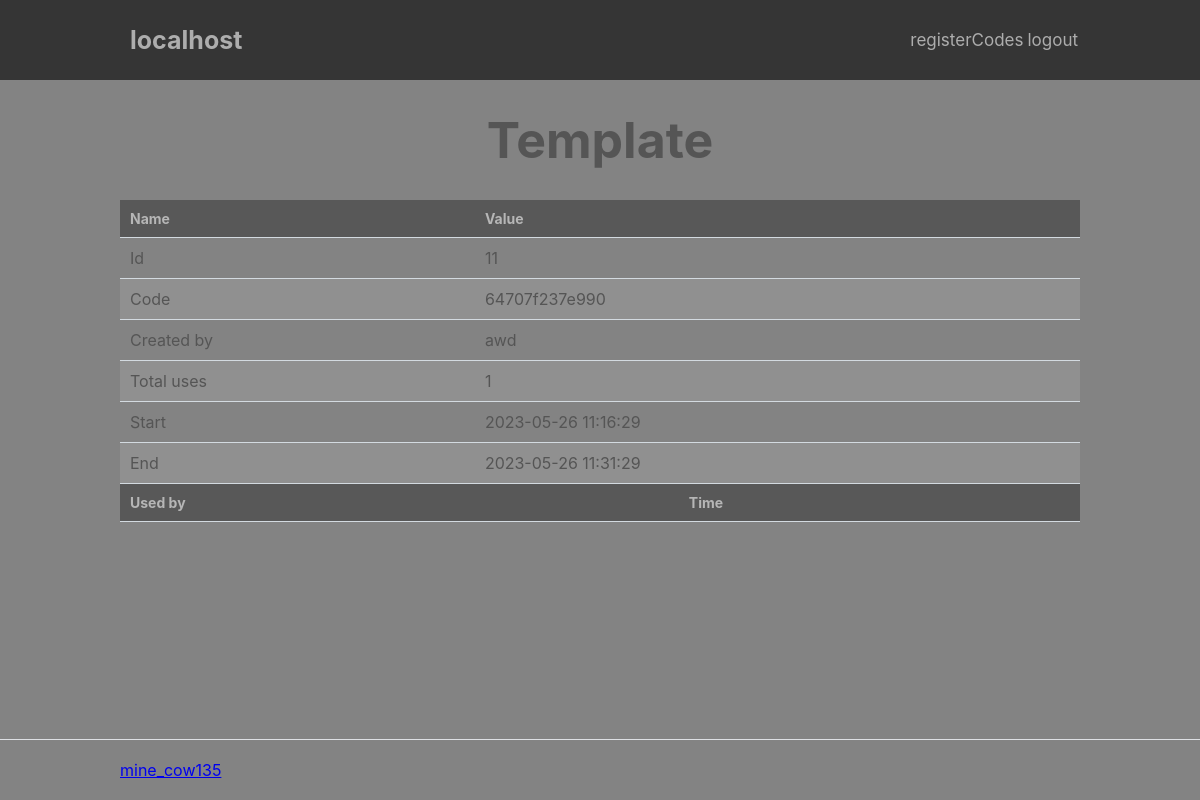
Page /index.php?page=adm/registerCodes/used&id=11 (signed in) on the committed database.
### tables this page shows
CREATE TABLE `userPermission` (
  `id` int NOT NULL,
  `userId` int NOT NULL,
  `siteId` int NOT NULL,
  `permissionId` int NOT NULL,
  `header` tinyint(1) NOT NULL DEFAULT '0',
  `dateStart` datetime NOT NULL DEFAULT CURRENT_TIMESTAMP,
  `dateEnd` datetime DEFAULT NULL
);

CREATE TABLE `permission` (
  `id` int NOT NULL,
  `permissionName` varchar(30) NOT NULL,
  `permissionCategory` varchar(20) NOT NULL,
  `page` varchar(50) DEFAULT NULL,
  `dropdown` varchar(20) DEFAULT NULL,
  `placement` int DEFAULT NULL,
  `permissionDescription` varchar(100) DEFAULT NULL
);

CREATE TABLE `registerCodes` (
  `id` int NOT NULL,
  `code` varchar(15) NOT NULL,
  `createdBy` int NOT NULL,
  `TotalUses` int NOT NULL,
  `disabled` tinyint(1) NOT NULL DEFAULT '0',
  `start` datetime NOT NULL DEFAULT CURRENT_TIMESTAMP,
  `end` datetime NOT NULL
);

CREATE TABLE `users` (
  `id` int NOT NULL,
  `username` varchar(100) NOT NULL,
  `email` varchar(100) NOT NULL,
  `password` text NOT NULL,
  `date_time` datetime NOT NULL DEFAULT CURRENT_TIMESTAMP,
  `enbled` tinyint(1) NOT NULL DEFAULT '1'
);

### index.php (called while the page is built, shortened)
<?php
include 'functions.php';
$page = isset($_GET['page']) && file_exists('pages/' . $_GET['page'] . '.php') ? $_GET['page'] : 'home';
include 'pages/' . $page . '.php';

### pages/adm/registerCodes/used.php (the view, shortened to what this page needs)
<?php
headerr('Codes used by', "registerCodes");
?>
<?php
   $sql = "SELECT registerCodes.id, registerCodes.code, registerCodes.createdBy, users.username, registerCodes.totalUses, registerCodes.start, registerCodes.end FROM registerCodes LEFT JOIN users ON registerCodes.createdBy = users.id WHERE registerCodes.id = :id ORDER BY `registerCodes`.`start` DESC";
   $stmt = $pdo->prepare($sql);
   $stmt->bindParam(':id', $_GET["id"]);
   $stmt->execute();
   $code = $stmt->fetch(PDO::FETCH_ASSOC);
?>
<div class="content-wrapper-center">
    <h1 class="head">Template</h1>
    <table>
        <thead>
            <tr>
                <td>Name</td>
                <td>Value</td>
            </tr>
        </thead>
        <tbody>
            <tr>
                <td>Id</td>
                <td><?= $code["id"] ?></td>
            </tr>
            <tr>
                <td>Code</td>
                <td><?= $code["code"] ?></td>
            </tr>
            <tr>
                <td>Created by</td>
                <td><?= $code["username"] ?></td>
            </tr>
            <tr>
                <td>Total uses</td>
                <td><?= $code["totalUses"] ?></td>
            </tr>
            <tr>
                <td>Start</td>
                <td><?= $code["start"] ?></td>
            </tr>
            <tr>
                <td>End</td>
                <td><?= $code["end"] ?></td>
            </tr>
        </tbody>
    </table>
    <table>
        <thead>
            <tr>
                <td>Used by</td>
                <td>Time</td>
            </tr>
        </thead>
    </table>
</div>
<?= template_footer() ?>

### functions.php (shortened to what this page needs)
<?php
    function pdo_connect_mysql() {
        $DATABASE_HOST = "localhost";
        $DATABASE_USER = "webTest";
        $DATABASE_PASS = "awdfthdwa";
        $DATABASE_NAME = "webTemplate";
        try {
        	return new PDO("mysql:host=" . $DATABASE_HOST . ";dbname=" . $DATABASE_NAME . ";charset=utf8", $DATABASE_USER, $DATABASE_PASS);
        } catch (PDOException $exception) {
        	exit("Failed to connect to database!");
        }
    }
    function headerr($title, $permissionName)
    {
        $namechoice = 2;
        $namearr["1"] = "Template";
        $namearr["2"] = $_SERVER["HTTP_HOST"];
        $name = $namearr["$namechoice"];
        $pdo = pdo_connect_mysql();
        $sql = "SELECT userPermission.id, userPermission.userId, userPermission.siteId, userPermission.permissionId, userPermission.header, userPermission.dateStart, userPermission.dateEnd, users.username, sites.siteName, permission.permissionName, permission.page, permission.dropdown, permission.placement FROM userPermission LEFT JOIN users ON userPermission.userId = users.id LEFT JOIN sites ON userPermission.siteId = sites.id LEFT JOIN permission ON userPermission.permissionId = permission.id WHERE userPermission.userId = :userId AND dateStart < :date AND (dateEnd > :date OR dateEnd IS NULL) ORDER BY permission.placement";
        $stmt = $pdo->prepare($sql);
        $date = date("Y-m-d H:i:s");
        if ($_SESSION["id"]) {
            $userId = $_SESSION["id"];
        }
        else {
            $userId = 0;
        }
        $stmt->bindValue(':userId', $userId);
        $stmt->bindValue(':date', $date);
        $stmt->execute();
        $permissions = $stmt->fetchAll(PDO::FETCH_ASSOC);
        echo '
        <!DOCTYPE html>
        <html lang="en">
            <head>
                <meta charset="utf-8">
                <title>' . $title . '</title>
                <link href="css/import.css" rel="stylesheet" type="text/css">
                <link rel="shortcut icon" href="img/logo.png" />
            </head>
            <body>
                <header>
                    <div class="content-wrapper">
                            <a href="index.php">
                                <img src="img/logo.png" height="70px" alt="">
                                <h1>' . $name . '</h1>
                            </a>
                            <nav>
                        ';
                        foreach ($permissions as $i) {
                            if ($i["header"] == true) {
                                ?>
                                <a href="index.php?page=<?=$i['page']?>"><?=$i['permissionName']?></a>
                                <?php
                            }
                        }
        echo '
                    </nav>
                </div>
            </header>
            <main>
    ';
    }
    function template_footer() {
        echo '
                </main>
                <footer>
                    <div class="content-wrapper">
                        <a href="https://github.com/minecow135">mine_cow135</a>
                    </div>
                </footer>
            </body>
        </html>
        ';
    }
?>

### css/var.css (style rules this page uses)
* { --color_bg_background: #838383; --color_border: #dee0e4; --color_confirm: #38b673; --color_confirm_hover: #32a367; --color_txt_h_1: #adadad; --color_txt_h_2: #555555; --color_txt_p_1: #adadad; --color_txt_p_2: #555555; --color_txt_p_1: #cacaca; --size_tx_h1_1: 50px; --size_tx_h1_2: ; --size_tx_h1_3: 25px; --size_tx_h2_1: 40px; --size_tx_h2_2: 30px; --size_tx_h2_3: ; --size_tx_h3_1: 35px; --size_tx_h3_2: ; --size_tx_h3_3: ; --size_tx_h4_1: 30px; --size_tx_h4_2: ; --size_tx_h4_3: ; --size_tx_h5_1: 25px; --size_tx_h5_2: ; --size_tx_h5_3: ; --size_tx_h6_1: 20px; --size_tx_h6_2: ; --size_tx_h6_3: ; --size_text_header_h1: 25px; --size_text_header: 17px; --size_text_header_span: 12px; --size_item_span: 16px; --place_item_span_top: 22px; --place_item_span_right: 0px; --color_bg_header: #353535; --color_h_table: #b6b6b6; --color_bg_box: #5e5d5d; --color_bg_box_submit: #4e4e4e; --color_bg_box_submit_hover:#3b3b3b; }

### css/style.css (style rules this page uses)
* { box-sizing: border-box; font-family: -apple-system, BlinkMacSystemFont, "segoe ui", roboto, oxygen, ubuntu, cantarell, "fira sans", "droid sans", "helvetica neue", Arial, sans-serif; font-size: 16px; -webkit-font-smoothing: antialiased; -moz-osx-font-smoothing: grayscale; box-sizing: border-box }
html { height: 100%; width: 100%; background-color: var(--color_bg_background); }
body { position: relative; min-height: 100vh; color: #555555; margin: 0; margin-bottom: 20px; }
h1, h2, h3, h4, h5 { color: var(--color_txt_h_2); margin: 0; }
h1 { font-size: var(--size_tx_h1_1); padding: 30px; }
.content-wrapper, .content-wrapper-center { width: 80%; margin: 0 auto; display: flex; flex-wrap: wrap; }
.content-wrapper-center { justify-content: center; }

### css/header.css (style rules this page uses)
header { background-color: var(--color_bg_header); }
header .content-wrapper { display: flex; align-items: center; position: relative; }
header .content-wrapper a { display: flex; align-items: center; justify-content: center; color: inherit; }
header .content-wrapper a h1 { font-size: var(--size_text_header_h1); padding: 0; color: inherit; }
header { color: var(--color_txt_h_1); }
header a { text-decoration: none; }
header nav { display: flex; flex-grow: 1; flex-basis: 0; justify-content: flex-end; align-items: center; position: relative; }
header nav a { text-decoration: none; color: inherit; margin: 0 2px; font-size: var(--size_text_header); }
footer { position: absolute; bottom: 0; border-top: 1px solid var(--color_border); padding: 20px 0; width: 100%; }

### css/table.css (style rules this page uses)
table { width: 100%; padding-top: 30px; border-collapse: collapse; }
table thead { background-color: #585858; border-bottom: 1px solid #d3dae0; }
table thead td { padding: 10px; font-weight: bold; color: var(--color_h_table); font-size: 14px; }
table tbody tr { border-bottom: 1px solid #d3dae0; }
table tbody tr:nth-child(even) { background-color: #909090; }
table tbody tr td { padding: 10px; }

### rows in the picture
userpermission: permissionId.permissionName "registerCodes"
userpermission: permissionId.permissionName "logout"
registercodes: id "11", code "64707f237e990", createdBy.username "awd", TotalUses "1", start "2023-05-26 11:16:29", end "2023-05-26 11:31:29"

### other values in the picture
$name "localhost"
